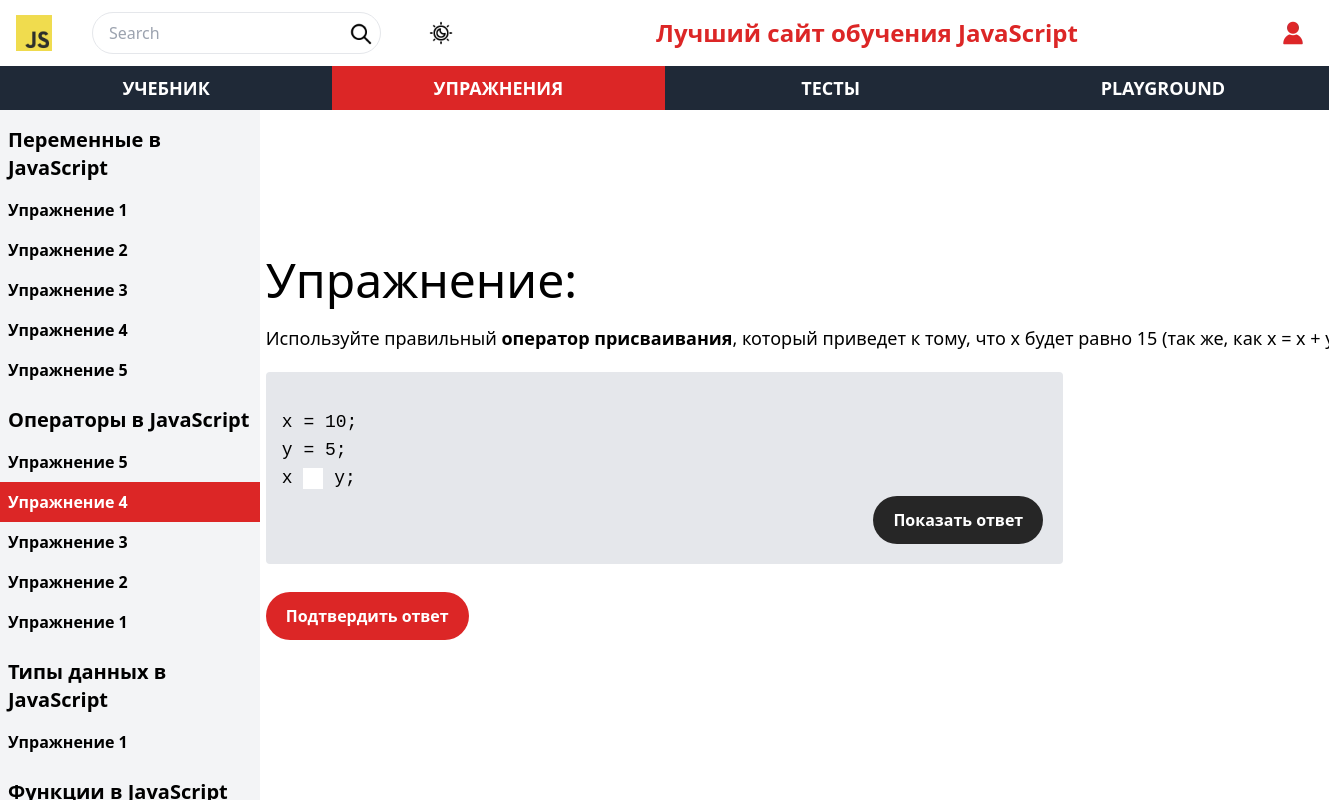
/tasks/tasks10.php, run on the app's committed database.
### tables this page shows
CREATE TABLE `tasks` (
  `id` int NOT NULL,
  `task_number` int NOT NULL,
  `task_theme_id` int NOT NULL,
  `title` varchar(255) NOT NULL,
  `task` varchar(255) NOT NULL
);

CREATE TABLE `tasks_themes` (
  `id` int NOT NULL,
  `name` varchar(255) NOT NULL
);

### tasks/components/aside.php (the view, shortened to what this page needs)
<?php
$pdo = getPDO();
$query1 = "SELECT tasks.id, tasks.task_number, tasks.task_theme_id, tasks_themes.name FROM `tasks` JOIN tasks_themes ON tasks.task_theme_id = tasks_themes.id ORDER BY `tasks`.`task_theme_id` ASC;";
$statement1 = $pdo->query($query1);
$results1 = $statement1->fetchAll(PDO::FETCH_ASSOC);
?>
<aside class="siderbar fixed top-0 left-0 h-full mt-[110px] bg-gray-100 2xl:w-[330px] w-[260px] flex flex-col">
  <div class="scrollbox overflow-auto">
    <div class="scrollbox-inner pb-[110px] tasksAside" id="sidebar-content">
      <?php
      $prev = null;
      foreach ($results1 as $value) {
        if ($value["name"] !== $prev) {
          echo "<h3 class=\"text-xl font-bold mb-2 pl-2 mt-4\">{$value["name"]}</h3>";
        }
        echo "<a class=\"block pl-2 py-2  font-semibold hover:bg-neutral-500 hover:text-white\" href=\"tasks{$value["id"]}.php\">Упражнение {$value['task_number']}</a>";
        $prev = $value["name"];
      } ?>
    </div>
  </div>
</aside>

### tasks/components/taskScript.php (shortened to what this page needs)
<?php
function escape_tags($string) {
  $string = str_replace("<", "&lt;", $string);
  $string = str_replace(">", "&gt;", $string);
  return $string;
}
$pdo = getPDO();
$URLArray = explode('/', $_SERVER['REQUEST_URI']);
$currentURL = end($URLArray);
preg_match('/\d+/', $currentURL, $matches);
$pageId = intval($matches[0]);
$query = "SELECT title, task FROM tasks WHERE id = $pageId";
$statement1 = $pdo->query($query);
$results1 = $statement1->fetchAll(PDO::FETCH_ASSOC);
$title = $results1[0]["title"];
$task = $results1[0]["task"];
$RegExp = '/!(.*?)!/';
$RegExpResTitle = [];
preg_match_all($RegExp, $title, $RegExpResTitle);
$task = escape_tags($task);
$task = preg_replace($RegExp, "<input type=\"text\" class=\"inputTask\">", $task);
for ($i = 0; $i < count($RegExpResTitle[0]); $i++) {
  $title = str_replace($RegExpResTitle[0][$i], "<span class=\"font-bold\">" . $RegExpResTitle[1][$i] . "</span>", $title);
}

### css/style.css (style rules this page uses)
html, :host { line-height: 1.5; -webkit-text-size-adjust: 100%; -moz-tab-size: 4; -o-tab-size: 4; tab-size: 4; font-family: ui-sans-serif, system-ui, sans-serif, "Apple Color Emoji", "Segoe UI Emoji", "Segoe UI Symbol", "Noto Color Emoji"; font-feature-settings: normal; font-variation-settings: normal; -webkit-tap-highlight-color: transparent; }
body { margin: 0; line-height: inherit; }
h1, h2, h3, h4, h5, h6 { font-size: inherit; font-weight: inherit; }
a { color: inherit; text-decoration: inherit; }
button, input, optgroup, select, textarea { font-family: inherit; font-feature-settings: inherit; font-variation-settings: inherit; font-size: 100%; font-weight: inherit; line-height: inherit; color: inherit; margin: 0; padding: 0; }
blockquote, dl, dd, h1, h2, h3, h4, h5, h6, hr, figure, p, pre { margin: 0; }
input::placeholder, textarea::placeholder { opacity: 1; color: #9ca3af; }
.fixed { position: fixed; }
.left-0 { left: 0px; }
.top-0 { top: 0px; }
.mb-2 { margin-bottom: 0.5rem; }
.mt-4 { margin-top: 1rem; }
.mt-\[110px\] { margin-top: 110px; }
.block { display: block; }
.flex { display: flex; }
.h-full { height: 100%; }
.w-\[260px\] { width: 260px; }
.flex-col { flex-direction: column; }
.overflow-auto { overflow: auto; }
.bg-gray-100 { --tw-bg-opacity: 1; background-color: rgb(243 244 246 / var(--tw-bg-opacity)); }
.bg-red-600 { --tw-bg-opacity: 1; background-color: rgb(220 38 38 / var(--tw-bg-opacity)); }
.py-2 { padding-top: 0.5rem; padding-bottom: 0.5rem; }
.pb-\[110px\] { padding-bottom: 110px; }
.pl-2 { padding-left: 0.5rem; }
.text-xl { font-size: 1.25rem; line-height: 1.75rem; }
.font-bold { font-weight: 700; }
.font-semibold { font-weight: 600; }
.text-white { --tw-text-opacity: 1; color: rgb(255 255 255 / var(--tw-text-opacity)); }

### data on the page
tasks: task_theme.name "Переменные в JavaScript", task_number "1"
tasks: task_number "2"
tasks: task_number "3"
tasks: task_number "4"
tasks: task_number "5"
tasks: task_theme.name "Операторы в JavaScript", task_number "5"
tasks: task_number "4", title "Используйте правильный оператор присваивания , который приведет к тому, что x будет равно 15 (так же, как x = x +…"
tasks: task_number "3"
tasks: task_number "2"
tasks: task_number "1"
tasks: task_theme.name "Типы данных в JavaScript", task_number "1"
